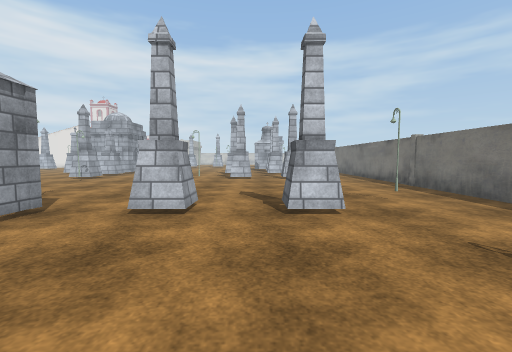
[1] (above)

18 first-person views from a walk through a Unity game level. The camera is 1.2 m above the floor, tilts 4° down and sees 90° across. The floor is counted in squares, 1 m on a side. Each view is taken from the middle of a square. On the plan, view 1 faces up. The plan holds only what a view shows up to about 12 squares ahead; the rest is blank. The place goes on beyond the plan. The player character is not drawn. Some surface patterns are stand-ins.

[2]
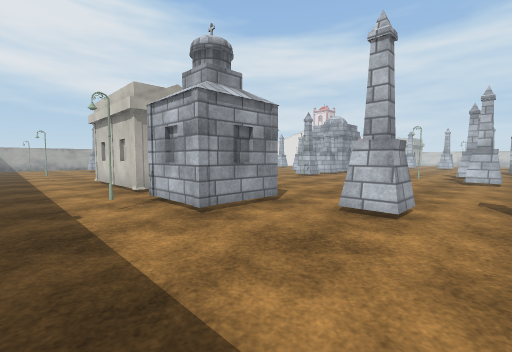

[3]
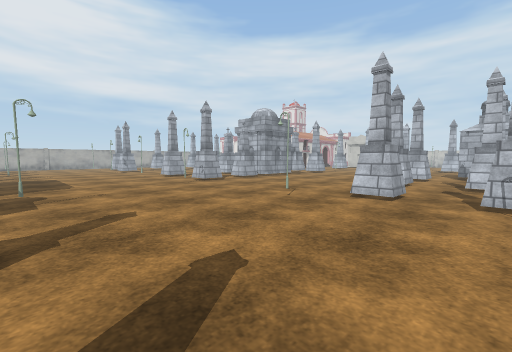

[4]
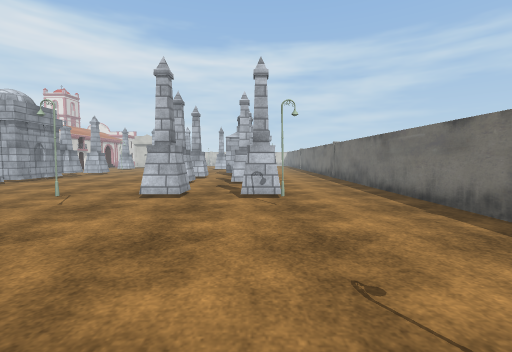

[5]
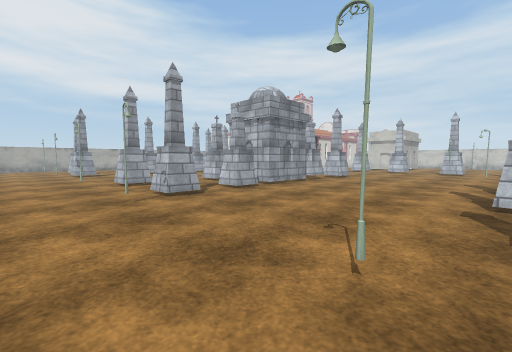

[6]
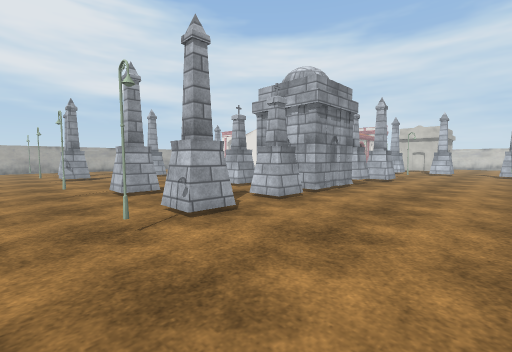

[7]
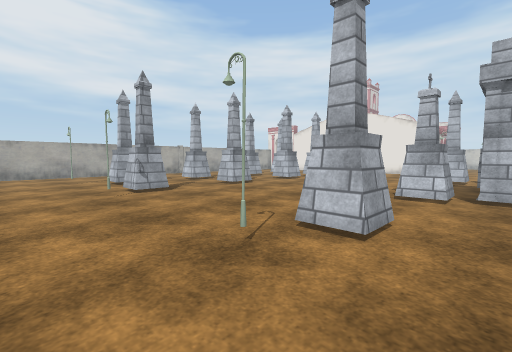

[8]
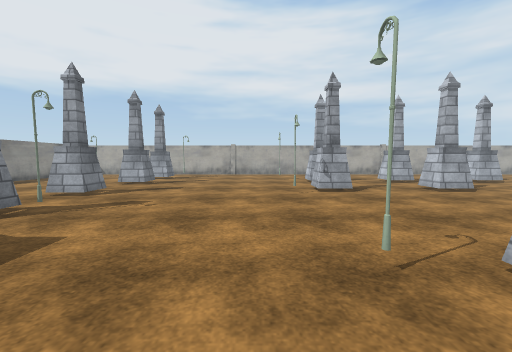

[9]
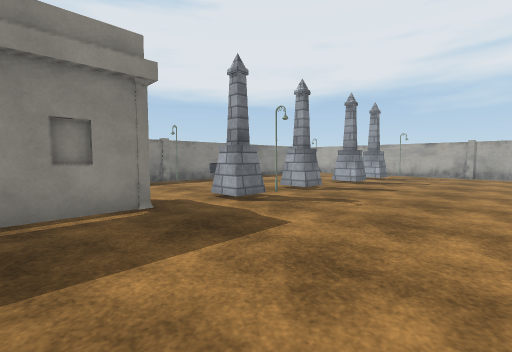

[10]
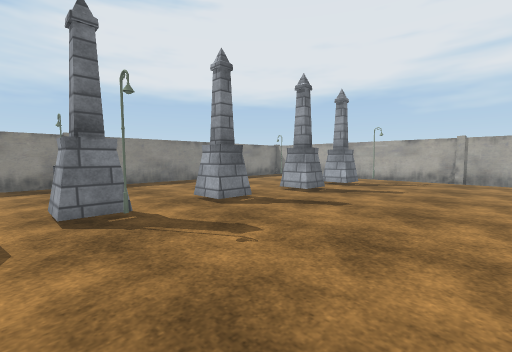

[11]
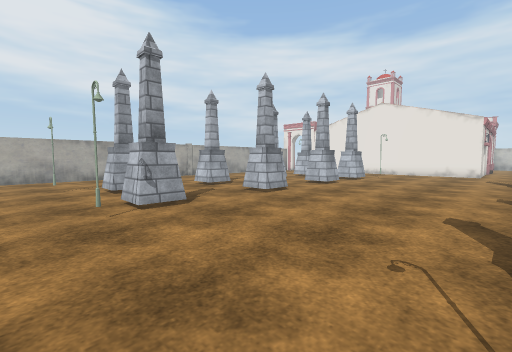

[12]
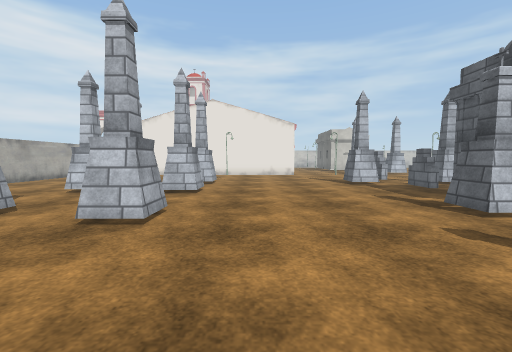

[13]
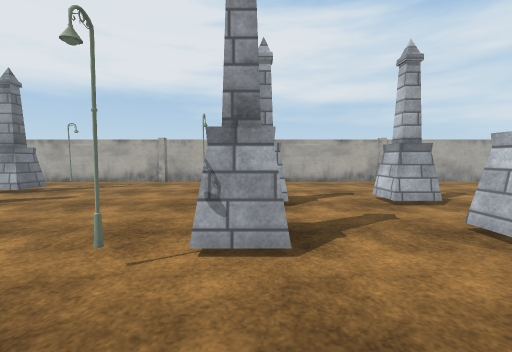

[14]
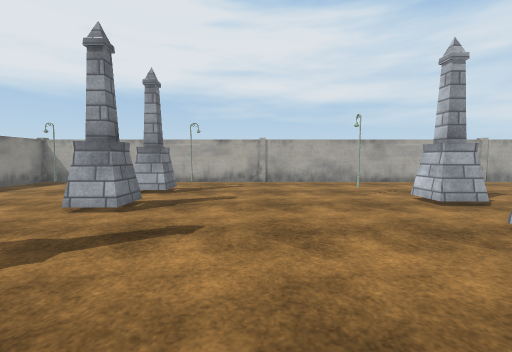

[15]
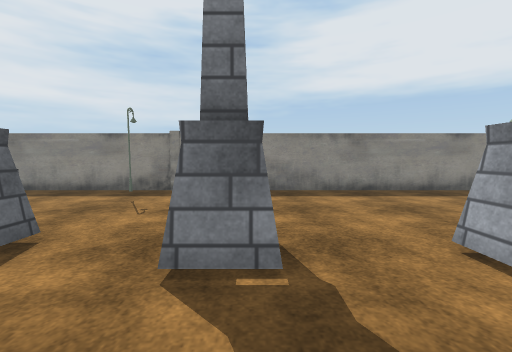

[16]
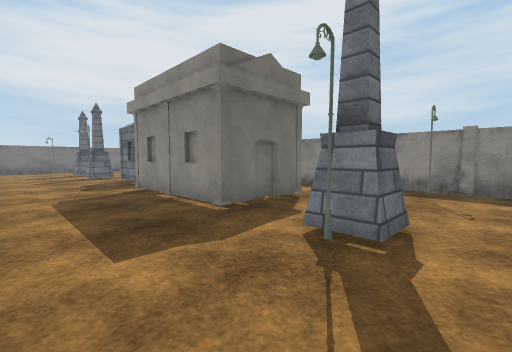

[17]
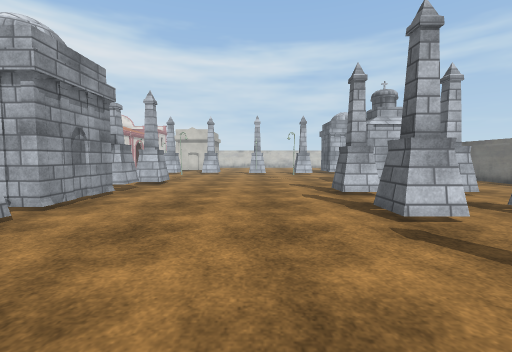

[18]
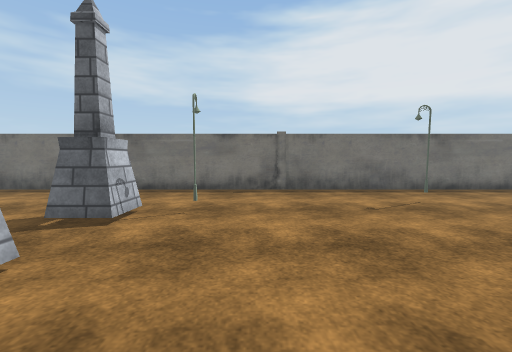

### Floor plan
Key: @ floor where view 1 was taken; # wall or solid block; . floor; T tombstone; O other object.
Columns run from 30 left of view 1 to 7 right of it. Each row starts with its distance up from view 1.
 26 ...     TT......T.  T........       .#
 25 ...      .................... TT   ..
 24 .....T  TT.......T.TT........     ..
 23  ....T..TT.......T.TT.......TT TT..
 22   ................###.......TT.TT.   #
 21 ..  ..............  #............   .#
 20 ...  T..TT......TTT##.......TT.TT  ..#
 19 .....T..TT......TT..T.......TT.TT ...#
 18 ...................TT................#
 17 .....................................#
 16 .....T..........T...T........T..T....#
 15 .....T..TT......T..TT........TT.TT...#
 14 ........TT...........................#
 13 ....#..........#.....#.....#.....#...#
 12 .....................................#
 11 .....................................#
 10 .....................................#
  9 .....................................#
  8 .....................................#
  7 ..TT.TT......T.........#..........#..#
  6 ..TT.TT..TT.TT..#O####.....TT..TT....#
  5      ........O..#    #   #...........#
  4     ............#    # T T...........#
  3    .............#O##OO.###........  .#
  2  #...........#....................   #
  1 ..............................
  0 ............................. @
 -1 ###################

Positions as (right, up) in squares from view 1, and headings:
1: (0, 0), facing up
2: (0, 0), facing up-left
3: (2, 7), facing up-left
4: (2, 7), facing up
5: (-2, 11), facing up-left
6: (-5, 12), facing up-left
7: (-12, 11), facing up-left
8: (-12, 12), facing left
9: (-12, 12), facing down-left
10: (-16, 12), facing down-left
11: (-15, 12), facing up-left
12: (-19, 14), facing up
13: (-18, 15), facing left
14: (-18, 10), facing left
15: (-21, 9), facing down
16: (-19, 10), facing down-right
17: (-5, 14), facing up
18: (-3, 12), facing right
